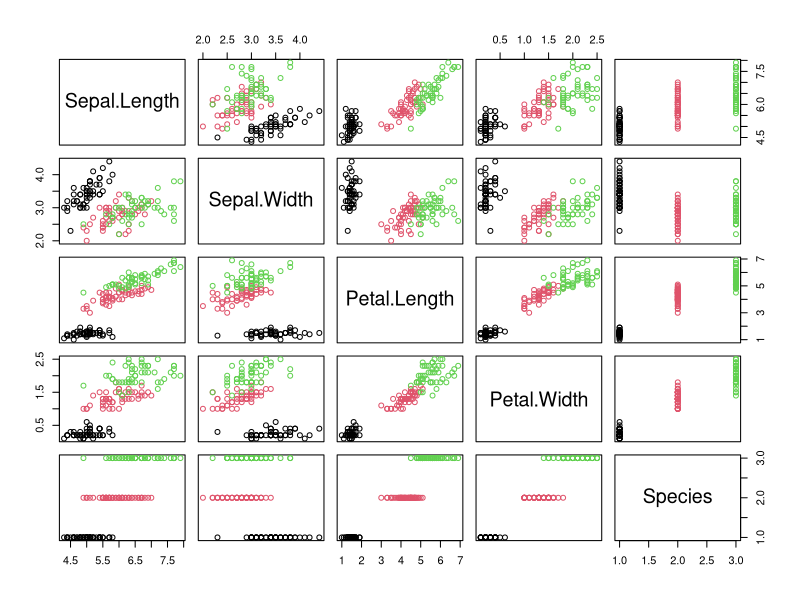
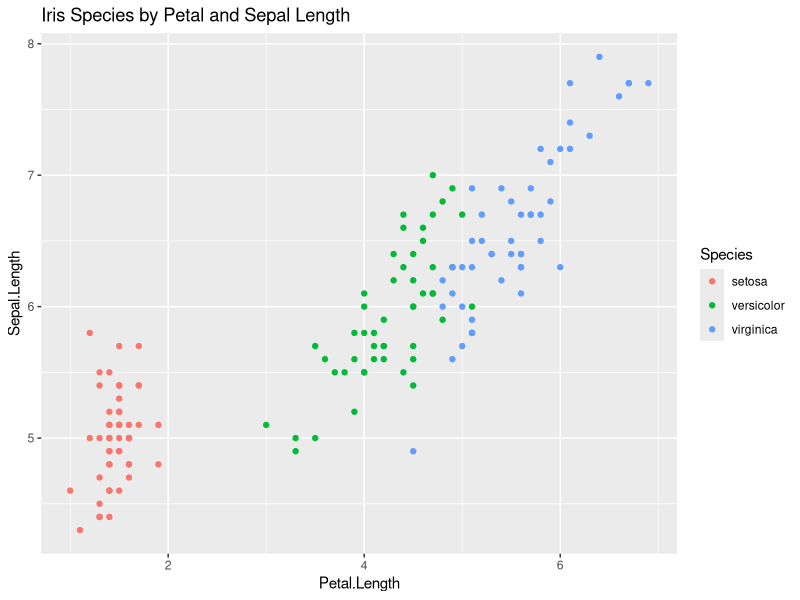

These figures' R source, in order:
iris
names(iris)
str(iris)
summary(iris)
dim(iris)
plot(iris, col=iris$Species)
library(caret)
        
sam = caret::createDataPartition(iris$Species, p=.7, list=FALSE)
train = iris[sam,]
test = iris[-sam,]
dim(iris)
nrow(train)
nrow(test)

ggplot(iris, aes(x = Petal.Length, y = Sepal.Length, colour = Species)) + 
  geom_point() +
  ggtitle('Iris Species by Petal and Sepal Length')

iris[['Is.Versicolor']] <- as.numeric(iris[['Species']] == 'versicolor')
fit.lm <- lm(Is.Versicolor ~ Petal.Length + Sepal.Length, data = iris)
summary(fit.lm)
iris[['Predict.Versicolor.lm']] <- as.numeric(predict(fit.lm) > 0.5)
table(iris[, c('Is.Versicolor', 'Predict.Versicolor.lm')])

fit.logit <- glm(Is.Versicolor ~ Petal.Length + Sepal.Length, data = iris,
                 family = binomial(link = 'logit'))
summary(fit.logit)
iris[['Predict.Versicolor.logit']] <- as.numeric(predict(fit.logit) > 0.5)
table(iris[, c('Is.Versicolor', 'Predict.Versicolor.logit')])

cor(iris[, c('Petal.Length', 'Sepal.Length')])

